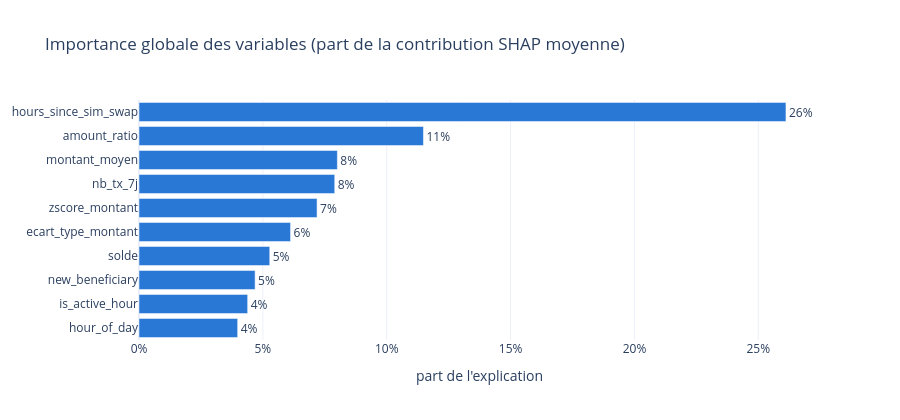

The code cell stored with this chart in its notebook:
### Code cell
# Importance globale : moyenne des |valeurs SHAP| sur un échantillon du test
idx = np.random.RandomState(42).choice(ds.n_test, size=min(500, ds.n_test), replace=False)
sv = detector._explainer.shap_values(ds.X_test[idx])
sv = sv[1] if isinstance(sv, list) else sv
imp = pd.Series(np.abs(sv).mean(axis=0), index=XGB_FEATURE_NAMES).sort_values()
imp = (imp / imp.sum()).tail(10)
fig = go.Figure(go.Bar(x=imp.values, y=imp.index, orientation="h", marker_color=COULEUR["Légitime"],
                       text=[f"{v:.0%}" for v in imp.values], textposition="outside"))
fig.update_layout(title="Importance globale des variables (part de la contribution SHAP moyenne)",
                  height=420, template="plotly_white", xaxis_tickformat=".0%", xaxis_title="part de l'explication")
fig.show()
display(imp.sort_values(ascending=False).map("{:.1%}".format).rename("part").to_frame())

# Lecture générée à partir des variables réellement dominantes (aucun texte figé)
SENS = {
    "hours_since_sim_swap": "délai depuis le dernier swap SIM", "nb_swaps_30j": "nombre de swaps SIM sur 30 jours",
    "is_roaming": "transaction depuis une autre région que le domicile", "otp_count_1h": "OTP reçus dans l'heure",
    "nb_otp_24h": "OTP reçus sur 24 h", "amount_ratio": "montant rapporté à l'habitude",
    "zscore_montant": "écart du montant à l'habitude (z-score)", "new_device": "appareil jamais vu",
    "new_beneficiary": "bénéficiaire jamais vu", "nb_tx_1h": "transactions dans l'heure",
    "nb_tx_24h": "transactions sur 24 h", "nb_tx_7j": "transactions sur 7 jours",
    "is_active_hour": "heure habituelle d'activité", "hour_of_day": "heure de la journée",
    "montant_moyen": "montant moyen de l'abonné", "ecart_type_montant": "variabilité des montants de l'abonné",
    "solde": "solde du compte",
}
top = imp.sort_values(ascending=False)
top3 = top.head(3)
cumul = top3.sum()
lignes = "\n".join(f"- **{f}** ({SENS.get(f, f)}) : {v:.0%} de l'explication" for f, v in top3.items())
concentration = ("Une seule variable porte plus de la moitié des décisions : le modèle dépend fortement d'un signal unique. "
                 "À surveiller, car si ce signal change en production, les performances chuteront."
                 if top.iloc[0] > 0.5 else
                 "Aucune variable ne porte à elle seule la moitié des décisions : le modèle combine plusieurs signaux.")
display(Markdown(f"**Lecture** : les 3 variables dominantes expliquent {cumul:.0%} des décisions.\n\n{lignes}\n\n{concentration}"))

### Figure 1 — Plotly figure (JSON) as saved in the notebook; plotly's stock layout.template omitted (floating-point values rounded to 4 significant figures)
{"data": [{"marker": {"color": "#2a78d6"}, "orientation": "h", "text": ["4%", "4%", "5%", "5%", "6%", "7%", "8%", "8%", "11%", "26%"], "textposition": "outside", "type": "bar", "x": [0.03983, 0.04386, 0.04687, 0.05278, 0.06118, 0.07188, 0.07902, 0.08008, 0.1148, 0.2612], "y": ["hour_of_day", "is_active_hour", "new_beneficiary", "solde", "ecart_type_montant", "zscore_montant", "nb_tx_7j", "montant_moyen", "amount_ratio", "hours_since_sim_swap"]}], "layout": {"height": 420, "title": {"text": "Importance globale des variables (part de la contribution SHAP moyenne)"}, "xaxis": {"tickformat": ".0%", "title": {"text": "part de l'explication"}}}}
